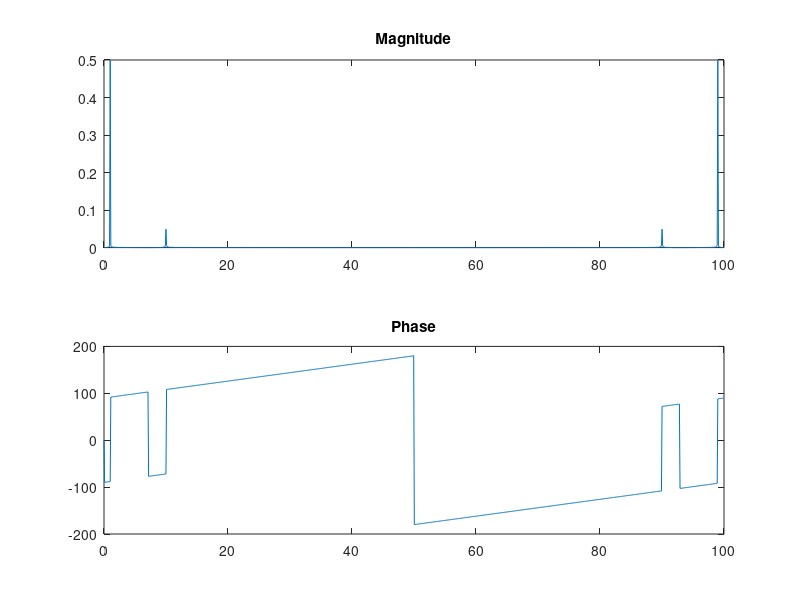

Here is the MATLAB script that generated this plot:
clear all; 
close all; 
clc;

tc=0.01;         %sampling period
fc=1/tc;        %sempling frequency
t = 0:tc:10; %time domain

w =  2*pi*1 ;    %pulsazione segnale
fs = w/2*pi  ;   %frequenza del segnale

w2 =  2*pi*10 ;    %pulsazione segnale
fs2 = w/2*pi  ;   %frequenza del segnale

x = sin(w*t)+0.1*sin(w2*t) ; 

plot(t,x)
%%
y = fft(x);
m = abs(y/length(y));
p = angle(y);

f = (0:length(y)-1)*fc/length(y);

subplot(2,1,1)
plot(f,m)
title('Magnitude')

subplot(2,1,2)
plot(f,rad2deg(p))
title('Phase')